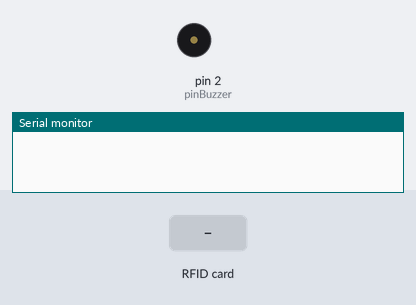
Bench run of a sketch on a simulated Arduino Uno, built with avr-gcc and run on an emulated ATmega328P. Shown: buzzer (waves = sounding, pin HIGH), the last lines printed to the serial monitor. Inputs (shaded band) come from the test bench. Pins used as bus, display or sensor lines are not drawn.

Above: at 1.2 s.
1.3 s: RFID card 04 7A 46 1A 01 5D 80 held to the reader
At 1.9 s:
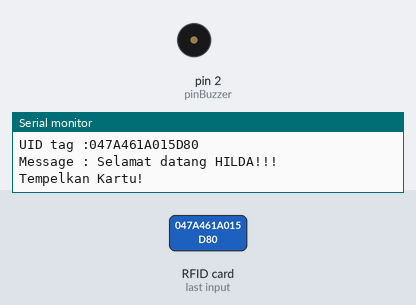
2.9 s: RFID card 0A A8 90 15 held to the reader
At 3.4 s:
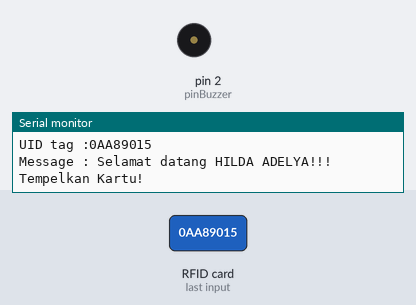
4.4 s: RFID card 5E 7A 19 C4 held to the reader
At 5.2 s:
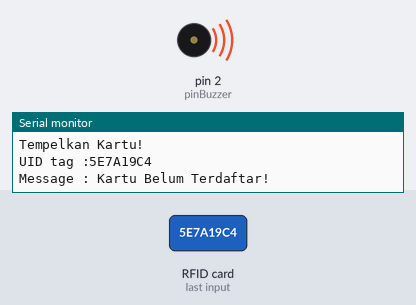
Timing chart, 0 to 7.4 s (numbered marks = the images above; inputs shaded):
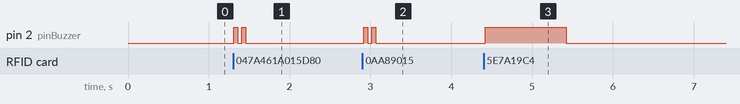

The sketch:

7._RFID.ino
```cpp
//Inisialisasi pembuatan variable

#include <SPI.h>
#include <MFRC522.h>
#define SS_PIN 10
#define RST_PIN 9
int pinBuzzer=2;

MFRC522 mfrc522(SS_PIN, RST_PIN);

void setup() {
 //Menentukan Fungsionalitas dari PIN pada Microcontroller
 Serial.begin(115200); //baudrate yang digunakan untuk komunikasi microcontroller dengan komputer
 SPI.begin(); // Initiate SPI bus
 mfrc522.PCD_Init(); // Initiate MFRC522
 pinMode(pinBuzzer,OUTPUT);
}

void loop() {
 //Program yang akan dijalankan berulang-ulang
 if ( ! mfrc522.PICC_IsNewCardPresent()) {return;}
 // Select one of the cards
 if ( ! mfrc522.PICC_ReadCardSerial()) {return;}

 //Show UID on serial monitor
 Serial.print("UID tag :");
 String content= "";
 byte letter;
 for (byte i = 0; i < mfrc522.uid.size; i++)
 {
 Serial.print(mfrc522.uid.uidByte[i] < 0x10 ? "0" : "");
 Serial.print(mfrc522.uid.uidByte[i], HEX);
 content.concat(String(mfrc522.uid.uidByte[i] < 0x10 ? "0" : ""));
 content.concat(String(mfrc522.uid.uidByte[i], HEX));
 }

 Serial.println();
 Serial.print("Message : ");
 content.toUpperCase();
 if (content== "047A461A015D80") //Sesuaikan dengan ID kartu anda
 {
 Serial.println("Selamat datang HILDA!!!");
  buzzeroke();
 }else if(content== "0AA89015"){
  Serial.println("Selamat datang HILDA ADELYA!!!");
 buzzeroke();
 }
 else{
 Serial.println("Kartu Belum Terdaftar!");
 digitalWrite(pinBuzzer,HIGH);
 delay(1000);
 digitalWrite(pinBuzzer,LOW);
 delay(1000);
 }
 Serial.println("Tempelkan Kartu!");
 delay(500); //Jeda waktu perulagan seama 500 mili detik
}

void buzzeroke(){
 digitalWrite(pinBuzzer,HIGH);
 delay(50);
 digitalWrite(pinBuzzer,LOW);
 delay(50);
 digitalWrite(pinBuzzer,HIGH);
 delay(50);
 digitalWrite(pinBuzzer,LOW);
 delay(50);
}
```

Measured:
- after the input at 1.3 s, pin 2 (pinBuzzer): alternates HIGH for 0.05 s and LOW for 0.05 s, 4 changes in all, then stays LOW, starting at once
- after the input at 2.9 s, pin 2 (pinBuzzer): alternates HIGH for 0.05 s and LOW for 0.05 s, 4 changes in all, then stays LOW, starting at once
- after the input at 4.4 s, pin 2 (pinBuzzer): LOW → HIGH at once, → LOW 1.0 s later
